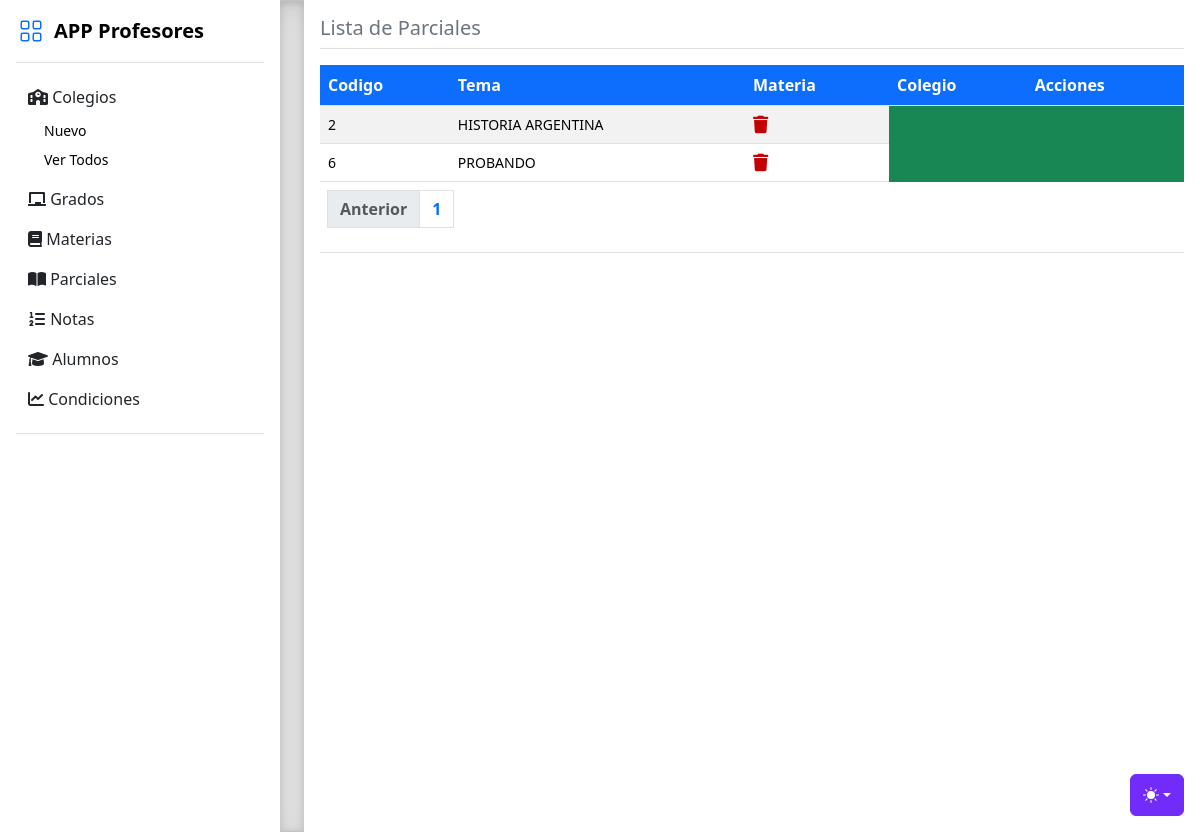
/parciales/ver, run on an earlier commit of the app's database.
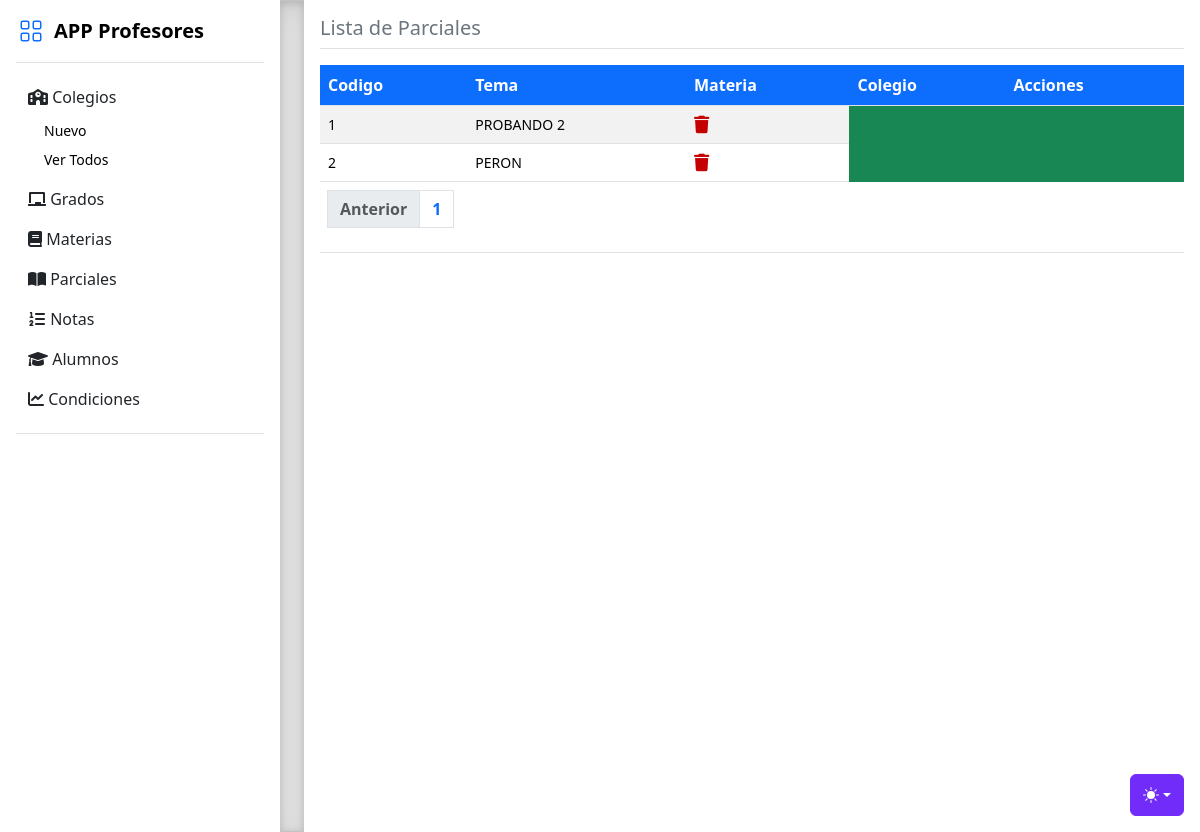
And on a later commit of the database.
### tables this page shows
CREATE TABLE parciales (
  id INTEGER PRIMARY KEY AUTOINCREMENT,
  tema VARCHAR(255) NOT NULL,
  id_materias INTEGER NOT NULL,
  FOREIGN KEY (id_materias) REFERENCES materias(id)
);

### routers/parciales.py (the view)
@router.get("/parciales/ver")
def verparciales(req:Request, page: int = 1):
    verDb = FuncionesDB()
    colegios = verDb.mostrarTabla("colegios")
    materias = verDb.mostrarTabla("materias")
    grados = verDb.mostrarTabla("grados")
    parciales2 = verDb.mostrarTabla("parciales")
    resultados = []
    for x in parciales2:
        codigo = x[0]
        tema = x[1]
        for materia in materias:
            if materia[0] == x[2]:
                materiaNombre = materia[1]
                for colegio in colegios:
                    if colegio[0] == materia[2]:
                        colegioNombre = colegio[1]
                for grado in grados:
                    if grado[0] == materia[3]:
                        gradoNombre = grado[1] + grado[2]
        resultados.append({
            "codigo": codigo,
            "tema": tema,
            "materia": materiaNombre,
            "colegio": colegioNombre,
            "grado": gradoNombre
        })
    parciales = verDb.mostrarTablaPaginada("parciales", page, 15)
    total_parciales = verDb.contarFilas("parciales")
    total_paginas = math.ceil(total_parciales / 15)
    return template.TemplateResponse("parciales_ver.html", { "request" : req,"resultados": resultados, "parciales": parciales, "page": page, "total_paginas": total_paginas })

### templates/parciales_ver.html (shortened to what this page needs)
<!doctype html>
<html lang="es" data-bs-theme="auto">
  <head><script src="/templates/static/color-modes.js"></script>
    <link href="/templates/static/bootstrap.min.css" rel="stylesheet">
    <link href="/templates/static/style.css" rel="stylesheet">
    <link rel="stylesheet" href="https://cdnjs.cloudflare.com/ajax/libs/font-awesome/6.0.0-beta3/css/all.min.css" />
    <link rel="stylesheet" href="https://cdn.jsdelivr.net/npm/@docsearch/css@3">
    <link href="/templates/static/sidebars.css" rel="stylesheet">
  </head>
  <body>
    <div class="dropdown position-fixed bottom-0 end-0 mb-3 me-3 bd-mode-toggle">
      <button class="btn btn-bd-primary py-2 dropdown-toggle d-flex align-items-center"
              id="bd-theme"
              type="button"
              aria-expanded="false"
              data-bs-toggle="dropdown"
              aria-label="Toggle theme (auto)">
        <svg class="bi my-1 theme-icon-active" width="1em" height="1em"><use href="#circle-half"></use></svg>
      </button>
    </div>
<main class="d-flex flex-nowrap">
  <div class="flex-shrink-0 p-3" style="width: 280px;">
    <a href="/productos/ver_todos" class="d-flex align-items-center pb-3 mb-3 link-body-emphasis text-decoration-none border-bottom">
      <svg class="bi pe-none me-2" width="30" height="24" style="color: #0D6EFD;"><use xlink:href="#grid"/></svg>
      <span class="fs-5 fw-semibold">APP Profesores</span>
    </a>
    <ul class="list-unstyled ps-0">
      {% include 'menu.html' %}
  <div class="b-example-divider b-example-vr"></div>
  <div class="m-3 w-100 vh-100">
    <h5 class="text-secondary">Lista de Parciales</h5>
    <div class="border-top mb-3 w-100"></div>
    <article>
      <table class="table table-striped m-0 bg-success text-white">
          <thead>
              <tr>
                  <th class="centrado bg-primary text-white">Codigo</th>
                  <th class="centrado bg-primary text-white">Tema</th>
                  <th class="centrado bg-primary text-white">Materia</th>
                  <th class="centrado bg-primary text-white">Colegio</th>
                  <th class="centrado bg-primary text-white">Acciones</th>
              </tr>
          </thead>
          <tbody>
          {% for parcial in parciales %}
              <tr>
                  <td class="centrado small">{{ parcial[0] }}</td>
                  <td class="centrado small">{{ parcial[1] }}</td>
                  <td class="centrado small">
                    <a href="borrar/{{ parcial[0] }}"></a>
                      </td>
              </tr>
              {% endfor %}
              </div>
      <table class="table table-striped m-0">
          <thead><tr><th class="text-white m-0">
      <nav aria-label="Page navigation example m-0">
          <ul class="pagination">
              <li class="page-item">
                  {% if page > 1 %}
                      <a class="page-link" href="/parciales/ver?page={{ page - 1 }}">Anterior</a>
                      {% else %}
                      <li class="page-item disabled">
                          <a class="page-link">Anterior</a>
                      </li>
                  {% endif %}
              </li>
              {% for i in range(total_paginas) %}
                  <li class="page-item"><a class="page-link" href="/parciales/ver?page={{ i + 1 }}">{{ i + 1 }}</a></li>
              {% endfor %}
          </ul>
      </nav>
      </tr></thead>
  </table>
</main>
</body>
</html>

### templates/menu.html (shortened to what this page needs)
<li class="mb-1">
    <button class="btn d-inline-flex align-items-center rounded border-0 collapsed" data-bs-toggle="collapse" data-bs-target="#home-collapse" aria-expanded="false">
      <i class="fa-solid fa-school"></i></i>&nbsp;Colegios
    </button>
    <div class="collapse show" id="home-collapse">
      <ul class="btn-toggle-nav list-unstyled fw-normal pb-1 small">
        <li><a href="/colegio/nuevo" class="link-body-emphasis d-inline-flex text-decoration-none rounded">Nuevo</a></li>
        <li><a href="/colegio/ver" class="link-body-emphasis d-inline-flex text-decoration-none rounded">Ver Todos</a></li>
      </ul>
    </div>
  </li>
  <li class="mb-1">
    <button class="btn d-inline-flex align-items-center rounded border-0 collapsed" data-bs-toggle="collapse" data-bs-target="#dashboard-collapse" aria-expanded="true">
      <i class="fa-solid fa-chalkboard"></i>&nbsp;Grados
    </button>
  </li>
  <li class="mb-1">
    <button class="btn d-inline-flex align-items-center rounded border-0 collapsed" data-bs-toggle="collapse" data-bs-target="#orders-collapse" aria-expanded="false">
      <i class="fa-solid fa-book"></i></i>&nbsp;Materias
    </button>
  </li>
  <li class="mb-1">
    <button class="btn d-inline-flex align-items-center rounded border-0 collapsed" data-bs-toggle="collapse" data-bs-target="#joni-collapse" aria-expanded="false">
      <i class="fa-solid fa-book-open"></i>&nbsp;Parciales
    </button>
  </li>
  <li class="mb-1">
    <button class="btn d-inline-flex align-items-center rounded border-0 collapsed" data-bs-toggle="collapse" data-bs-target="#almacen-collapse" aria-expanded="false">
      <i class="fa-solid fa-list-ol"></i>&nbsp;Notas
    </button>
  </li>
  <li class="mb-1">
    <button class="btn d-inline-flex align-items-center rounded border-0 collapsed" data-bs-toggle="collapse" data-bs-target="#ingreso-collapse" aria-expanded="false">
      <i class="fa-solid fa-graduation-cap"></i>&nbsp;Alumnos
    </button>
  </li>
  <li class="mb-1">
    <button class="btn d-inline-flex align-items-center rounded border-0 collapsed" data-bs-toggle="collapse" data-bs-target="#movimiento-collapse" aria-expanded="false">
      <i class="fa-solid fa-chart-line"></i>&nbsp;Condiciones
    </button>
  </li>
  <li class="border-top my-3"></li>
</ul>
</div>

### templates/static/style.css (style rules this page uses)
main { overflow-x: auto; overflow-y: hidden; }
.dropdown-toggle { outline: 0; }
.btn-toggle-nav a { padding: .1875rem .5rem; margin-top: .125rem; margin-left: 1.25rem; }
.b-example-divider { background-color: rgba(0, 0, 0, .1); border: solid rgba(0, 0, 0, .15); border-width: 1px 0; box-shadow: inset 0 .5em 1.5em rgba(0, 0, 0, .1), inset 0 .125em .5em rgba(0, 0, 0, .15); }
.b-example-vr { flex-shrink: 0; width: 1.5rem; height: inherit; }
.bi { vertical-align: -.125em; fill: currentColor; }
.btn-bd-primary { --bd-violet-bg: #712cf9; --bd-violet-rgb: 112.520718, 44.062154, 249.437846; --bs-btn-font-weight: 600; --bs-btn-color: var(--bs-white); --bs-btn-bg: var(--bd-violet-bg); --bs-btn-border-color: var(--bd-violet-bg); --bs-btn-hover-color: var(--bs-white); --bs-btn-hover-bg: #6528e0; --bs-btn-hover-border-color: #6528e0; --bs-btn-focus-shadow-rgb: var(--bd-violet-rgb); --bs-btn-active-color: var(--bs-btn-hover-color); --bs-btn-active-bg: #5a23c8; --bs-btn-active-border-color: #5a23c8; }
.bd-mode-toggle { z-index: 1500; }

### templates/static/sidebars.css (style rules this page uses)
.dropdown-toggle { outline: 0; }
.btn-toggle-nav a { padding: .1875rem .5rem; margin-top: .125rem; margin-left: 1.25rem; }

What changed in the data, as far as the page shows it:
removed parciales: id "6", tema "PROBANDO"
added parciales: id "1", tema "PROBANDO 2"
changed parciales id 2: tema "HISTORIA ARGENTINA" → "PERON"
